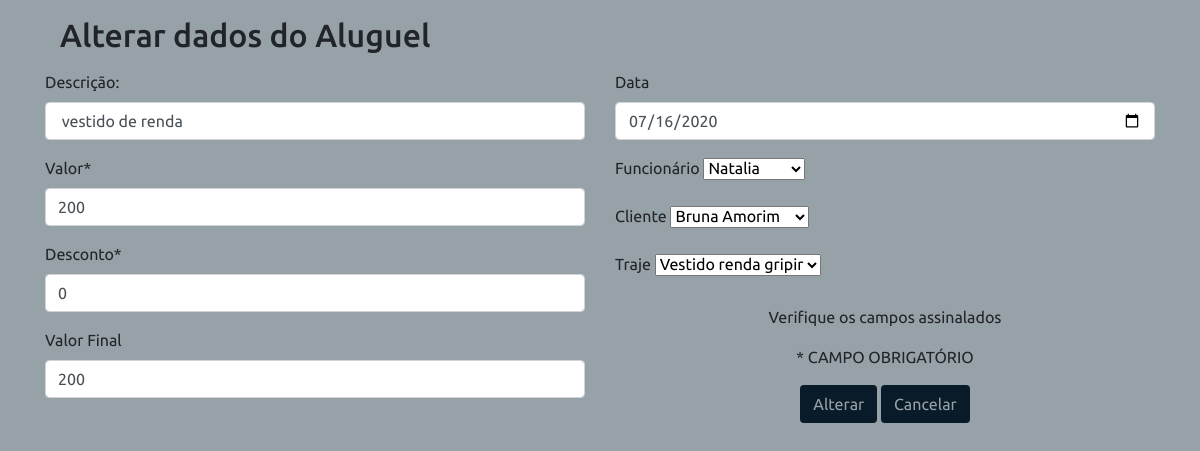
Screenshot of /edita_aluguel.php?idAlugueis=18 with the database file from the repository.
### tables this page shows
CREATE TABLE IF NOT EXISTS `alugueis` (
  `idAlugueis` int(11) NOT NULL AUTO_INCREMENT,
  `descricao` varchar(200) NOT NULL,
  `valor` float NOT NULL,
  `desconto` float DEFAULT NULL,
  `valorFinal` varchar(45) NOT NULL,
  `data` date NOT NULL,
  `Funcionarios_idFuncionario` int(11) NOT NULL,
  `Clientes_idClientes` int(11) NOT NULL,
  `Trajes_idTrajes` int(11) NOT NULL,
  PRIMARY KEY (`idAlugueis`),
  KEY `fk_Alugueis_Funcionarios1_idx` (`Funcionarios_idFuncionario`),
  KEY `fk_Alugueis_Clientes1_idx` (`Clientes_idClientes`),
  KEY `fk_Alugueis_Trajes1_idx` (`Trajes_idTrajes`),
  CONSTRAINT `fk_Alugueis_Clientes1` FOREIGN KEY (`Clientes_idClientes`) REFERENCES `clientes` (`idClientes`) ON DELETE NO ACTION ON UPDATE NO ACTION,
  CONSTRAINT `fk_Alugueis_Funcionarios1` FOREIGN KEY (`Funcionarios_idFuncionario`) REFERENCES `funcionarios` (`idFuncionario`) ON DELETE NO ACTION ON UPDATE NO ACTION,
  CONSTRAINT `fk_Alugueis_Trajes1` FOREIGN KEY (`Trajes_idTrajes`) REFERENCES `trajes` (`idTrajes`) ON DELETE NO ACTION ON UPDATE NO ACTION
);

### edita_aluguel.php (the view, shortened to what this page needs)
<!DOCTYPE html>
<html>
<head>
  <link rel="stylesheet" href="css/bootstrap.css">
	<link rel="stylesheet" href="css/all.css">
	<link rel="stylesheet" href="css/estilo.css">
</head>
<?php
	$idAlugueis = $_GET["idAlugueis"];
	include "funcoesbd.php";
	$conexao = conecta_bd();
	$dados = consulta_editar_aluguel($conexao,$idAlugueis);
		$descricao = $dados["descricao"];
		$valor = $dados["valor"];
		$desconto = $dados["desconto"];
		$valorFinal = $dados["valorFinal"];
		$data = $dados["data"];
 ?>
<body style="background-color: #97a1a8;">
  <section id="formulario">
  	<div class="container">
  		<form action="edaluguel_envia.php" method="post" name="form" id="form" onSubmit="return valida_dados(this)">
			<div class="col-md-12">
				<p><h2>Alterar dados do Aluguel</h2></p>
			 </div>
		<div class="row">
	<div class="col-md-6">
		 <div class="form-group">
					<label>Descrição:</label>
					<input type="text" required="required" name="descricao" class="form-control" value="<?php echo
					$descricao;?>">
		</div>
		<div class="form-group">
					<label>Valor*</label>
					<input type="text" required="required" name="valor" class="form-control" value="<?php echo
					$valor;?>">
        </div>
        <div class="form-group">
					<label>Desconto*</label>
					<input type="text" required="required" name="desconto" class="form-control" value="<?php echo
					$desconto;?>">
		</div>
		<div class="form-group">
					<label>Valor Final</label>
					<input type="text" required="required" name="valorFinal" class="form-control" value="<?php echo
					$valorFinal;?>">
        </div>
    </div>
 		<div class="col-md-6">
        <div class="form-group">
					<label>Data</label>
					<input type="date" required="required" name="data" class="form-control" value="<?php echo
					$data;?>">
		</div>
        <div class="form-group">
					<label>Funcionário</label>
					<select name="funcionario">
						<?php
							$sql = "select * from funcionarios";
							$resultado_funcionario = mysqli_query($conn, $sql);
							while( $dados = mysqli_fetch_array($resultado_funcionario)){
								$codigo = $dados['idFuncionario'];
								$funcionario = $dados['nome'];
								echo "<option value=$codigo>$funcionario</option>";
							}
						?>
					</select>
		</div>
		 <div class="form-group">
					<label>Cliente</label>
					<select name="cliente">
						<?php
							$sql = "select * from clientes";
							$resultado_cliente = mysqli_query($conn, $sql);
							while( $dados = mysqli_fetch_array($resultado_cliente)){
								$codigo = $dados['idClientes'];
								$cliente = $dados['nome'];
								echo "<option value=$codigo>$cliente</option>";
							}
						?>
					</select>
		</div>
		 <div class="form-group">
					<label>Traje</label>
					<select name="traje">
					<?php
							$sql = "select * from trajes";
							$resultado_traje = mysqli_query($conn, $sql);
							while( $dados = mysqli_fetch_array($resultado_traje)){
								$codigo = $dados['idTrajes'];
								$traje = $dados['nome'];
								echo "<option value=$codigo>$traje</option>";
							}
						?>
                    </select>
		</div>
			<div class="col-md-6 text-center mx-auto d-block" style="padding-top: 5px;">
								<p>Verifique os campos assinalados</p>
								<p>* CAMPO OBRIGATÓRIO</p>
			<input type="submit" class="btn" value="Alterar" class="botao" style="background-color: #091b29; color:#97a1a8; ">
			<input type="reset" class="btn" name="cancelar" value="Cancelar" class="botao" onclick="javascript: location.href='aluguel.php';" style="background-color: #091b29; color:#97a1a8; ">
			</div>
	</div>
	</div>
	</form>
	</div>
</section>
</body>
</html>

### css/estilo.css (style rules this page uses)
body { font-family: Ubuntu, arial, sans-serif; }

### rows the page displays
alugueis: descricao "vestido de renda", valor "200", desconto "0", valorFinal "200", data "07/16/2020"

### other values shown
form field funcionario "Natalia"
form field cliente "Bruna Amorim"
form field traje "Vestido renda gripir"
